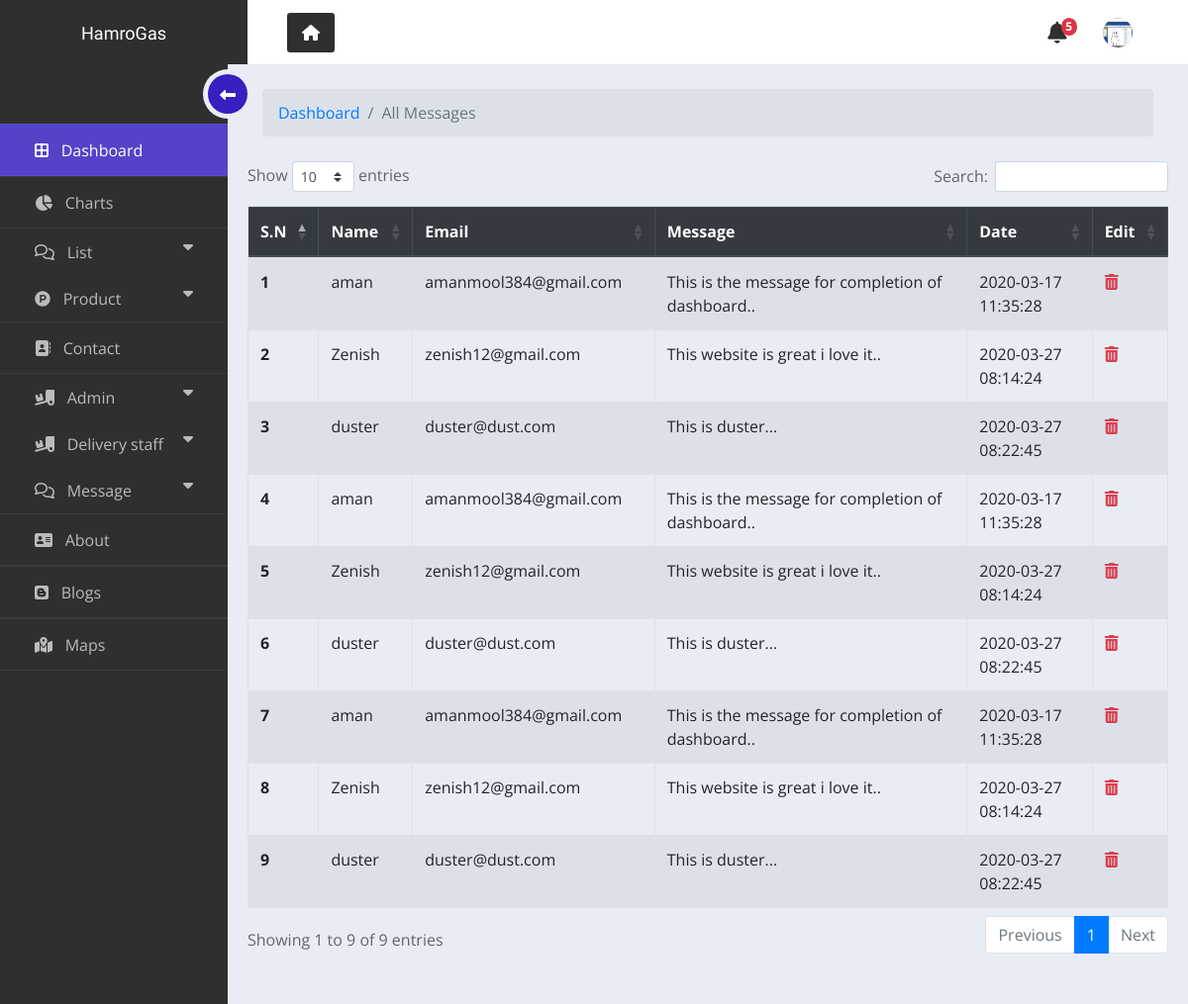
The page /HamroGas/php/admin/paginationtesting.php (signed in) on the database its author committed.
### tables this page shows
CREATE TABLE `message` (
  `id` int(11) NOT NULL,
  `name` varchar(255) NOT NULL,
  `email` varchar(80) NOT NULL,
  `message` varchar(255) NOT NULL,
  `status` int(2) NOT NULL DEFAULT 0,
  `cr_date` datetime NOT NULL
);

### HamroGas/php/admin/paginationtesting.php (the view, shortened to what this page needs)
<?php include("include/header.php"); ?>
  <div class="main_body">
    <div class="sidebar_menu">
          <div class="inner__sidebar_menu">
            <ul>
              <li >
                <a href="index.php" style="background: #5343c7; color: #fff;">
                  <span class="icon">
                    <i class="fas fa-border-all"></i></span>
                  <span class="list">Dashboard</span>
                </a>
              </li>
              <li>
                <a href="charts.php">
                  <span class="icon"><i class="fas fa-chart-pie"></i></span>
                  <span class="list">Charts</span>
                </a>
              </li>
                             <li>
                 <button class="dropdown-btn" >
                    <span class="icon"><i class="far fa-comments"></i></span>
                    <span class="list">List</span>
                    <span class="down"><i class="fa fa-caret-down"></i></span>
                  </button>
                     <li>
                 <button class="dropdown-btn" >
                    <span class="icon"><i class="fab fa-product-hunt"></i></span>
                    <span class="list">Product</span>
                    <span class="down"><i class="fa fa-caret-down"></i></span>
                  </button>
              </li>
              <li>
                <a href="#">
                  <span class="icon"><i class="fas fa-address-book"></i></span>
                  <span class="list">Contact</span>
                </a>
              </li>
               <li>
                 <button class="dropdown-btn" >
                    <span class="icon"><i class="fas fa-truck-loading"></i></span>
                    <span class="list">Admin</span>
                    <span class="down"><i class="fa fa-caret-down"></i></span>
                  </button>
              </li>
              <li>
                 <button class="dropdown-btn" >
                    <span class="icon"><i class="fas fa-truck-loading"></i></span>
                    <span class="list">Delivery staff</span>
                    <span class="down"><i class="fa fa-caret-down"></i></span>
                  </button>
              </li>
                   <li>
                 <button class="dropdown-btn" >
                    <span class="icon"><i class="far fa-comments"></i></span>
                    <span class="list">Message</span>
                    <span class="down"><i class="fa fa-caret-down"></i></span>
                  </button>
              </li>
              <li>
                <a href="about.php">
                  <span class="icon"><i class="fas fa-address-card"></i></span>
                  <span class="list">About</span>
                </a>
              </li>
              <li>
                <a href="#">
                  <span class="icon"><i class="fab fa-blogger"></i></span>
                  <span class="list">Blogs</span>
                </a>
              </li>
              <li>
                <a href="map.php">
                  <span class="icon"><i class="fas fa-map-marked-alt"></i></span>
                  <span class="list">Maps</span>
                </a>
              </li>
            </ul>
            <div class="hamburger">
              <div class="inner_hamburger">
                  <span class="arrow">
                      <i class="fas fa-long-arrow-alt-left"></i>
                  </span>
              </div>
          </div>
          </div>
      </div>
      <div class="container">
<nav aria-label="breadcrumb" style="margin-bottom: 25px;">
  <ol class="breadcrumb" style="background-color: #dce1e9;">
    <li class="breadcrumb-item"><a href="#">Dashboard</a></li>
    <li class="breadcrumb-item active" aria-current="page">All Messages</li>
  </ol>
</nav>
      <div class="row justify-content-center ">
      <table class="table table-bordered table-striped table-hover w-100">
        <thead class="thead-dark">
          <tr>
            <th scope="col">S.N</th>
            <th scope="col">Name</th>
            <th scope="col">Email</th>
            <th scope="col">Message</th>
            <th scope="col">Date</th>
            <th scope="col">Edit</th>
          </tr>
        </thead>
        <tbody>
          <?php
      $sn=1;
     $sql = mysqli_query($conn,"SELECT * FROM message");
     while($main_result = mysqli_fetch_assoc($sql))
     {
     ?>
          <tr>
            <th scope="row"><?php echo $sn++; ?></th>
            <td><?php echo $main_result['name']; ?></td>
            <td><?php echo $main_result['email']; ?></td>
            <td><?php echo $main_result['message']; ?></td>
            <td><?php echo $main_result['cr_date']; ?></td>
                <td><a onclick="confirm(<?php echo($main_result['id']);?>);" style="cursor: pointer; color:#dd3e4e;"><i class="fas fa-trash-alt"></i></a></td>
          </tr>
          <?php } ?>
        </tbody>
      </table>
    </div>
      </div>
  </div>
</div>
 <?= include("include/footer.php");?>
<link rel="stylesheet" type="text/css" href="https://cdn.datatables.net/1.10.20/css/dataTables.bootstrap4.min.css"/>

### HamroGas/php/admin/include/header.php (shortened to what this page needs)
<?php
include_once('connection.php');
if($conn){
  $uu=($_SESSION['username']);
  }
 ?>
<!DOCTYPE html>
<html lang="en">
<head>
    <link rel="stylesheet" href="https://stackpath.bootstrapcdn.com/bootstrap/4.4.1/css/bootstrap.min.css">
<link rel="stylesheet" href="css/style.css">
</head>
<body onload="fxn();">
<div class="wrappers">
  <div class="top_navbar" style="z-index: 1;">
    <div class="logo">
      <a href="#">HamroGas</a>
    </div>
    <div class="top_menu">
      <div class="home_link">
        <a href="../../../index.php">
          <span class="icon"><i class="fas fa-home"></i></span>
        </a>
      </div>
      <div class="right_info">
        <?php
        $sql = mysqli_query($conn,"SELECT * FROM message WHERE status = 0");
        $count = mysqli_num_rows($sql);
         ?>
         <div class="notify">
          <ul>
      <li class="dropdown">
        <a class="dropdown-toggle" href="#" id="navbarDropdown" role="button" data-toggle="dropdown" aria-haspopup="true" aria-expanded="false">
          <i class="fas fa-bell"></i> <span class="badge badge-danger" id="count"><?php echo $count; ?></span>
        </a>
      </li>
    </ul>
        </div>
      <div class="admin" >
      <ul>
      <li class="dropdown">
        <a class="nav-link dropdown-toggle" href="#" id="navbarDropdown" role="button" data-toggle="dropdown" aria-haspopup="true" aria-expanded="false">
          <?php
             $sql = "SELECT * FROM `admin` WHERE `username` ='$uu'";
             $result = mysqli_query($conn,$sql);
             $row = mysqli_fetch_assoc($result);
             ?>
          <img src="images/<?php echo($row['title']); ?>" style="height: 30px; width: 30px; border-radius: 50%;">
        </a>
      </li>
    </ul>
        </div>
      </div>
    </div>
  </div>

### HamroGas/php/admin/css/style.css (style rules this page uses)
* { margin: 0; padding: 0 ; list-style: none !important; font-family: 'Open Sans','Ubuntu', sans-serif; box-sizing: border-box !important; text-decoration: none; font-size: 16px; }
body { background: #e8edf5; width: 100%; height: 100%; color: #646468; }
.notify i.fas { animation: shakeCart 0.3s ease-in-out ; animation-delay: 0.5s; animation-iteration-count: 10; }
.wrappers .top_navbar { width: 100%; height: 65px; display: flex; position: fixed; background: #2f2f2f; top: 0; }
.wrappers .top_navbar .logo { width: 250px; height: 100%; background: #2f2f2f; border-bottom: 1px solid #2f2f2f; }
.wrappers .top_navbar .logo a { display: block; text-align: center; font-family: 'Montserrat Subrayada', sans-serif; font-size: 18px; color: #fff; padding: 20px 0; }
.wrappers .top_navbar .top_menu { width: calc(100% - 250px); height: 100%; background: #fff; padding: 0 40px ; display: flex; justify-content: space-between; align-items: center; }
.wrappers .top_navbar .top_menu .home_link a { display: block; background: #2f2f2f; color: #fff; padding: 8px 15px !important ; border-radius: 3px; }
.wrappers .top_navbar .right_info { display: flex; }
.main_body .sidebar_menu { position: fixed; top: 65px; left: 0; background: #2f2f2f; width: 230px; height: 100%; transition: all 0.3s linear; z-index: 1; }
.main_body .sidebar_menu .inner__sidebar_menu { position: relative; padding-top: 60px ; }
.main_body .sidebar_menu ul li a { color: #bbb; font-size: 18px; padding: 12px 35px ; display: block; white-space: nowrap; border-bottom: 1px solid rgba(255, 255, 255, 0.05); border-top: 1px solid rgba(255, 255, 255, 0.05); }
.main_body .sidebar_menu ul li a .icon { margin-right: 8px; }
.main_body .sidebar_menu ul li .dropdown-btn .icon { margin-right: 8px; }
.main_body .sidebar_menu ul li .dropdown-btn .down .fa-caret-down { padding: 0 !important; margin: 0; }
.main_body .sidebar_menu ul li a span { display: inline-block; }
.main_body .sidebar_menu .hamburger { position: absolute; top: 5px; right: -25px; width: 50px; height: 50px; background: #e8edf5; border-radius: 50%; cursor: pointer; }
.main_body .sidebar_menu .inner_hamburger, .main_body .sidebar_menu .hamburger .arrow { position: absolute; top: 50%; left: 50%; transform: translate(-50%,-50%); }
.main_body .sidebar_menu .inner_hamburger { width: 40px; border-radius: 50%; height: 40px; background: #3421C0; }
.main_body .sidebar_menu .hamburger .arrow { color: #fff; font-size: 20px; }
.main_body .container { max-width: calc(100% - 220px); margin-top: 65px; margin-left: 225px; padding: 25px 40px; transition: all 0.3s linear; }
.notify #count { border-radius: 50%; position: relative; top: -10px; left: -10px; }

### HamroGas/php/admin/include/header.php (style rules this page uses)
.wrappers a , span { text-decoration: none; list-style: none; }
.notify { margin-top:28px; }
.admin { margin-top:16px; }
.notify i , .admin i { font-size: 22px; color: #2f2f2f; }
.dropdown-toggle { color: #2f2f2f; }
.dropdown-toggle::after { display: none; }
.dropdown-btn { padding: 10px 35px ; text-decoration: none; list-style: none; font-size: 18px; color: #bbb; display: block; border: none; background: none; width: 100%; text-align: left; cursor: pointer; outline: none; }
.fa-caret-down { float: right; padding-right: 8px; margin-top: 6px; }

### rows shown on the page
message: name "aman", email "amanmool384@gmail.com", message "This is the message for completion of dashboard..", cr_date "2020-03-17 11:35:28"
message: name "Zenish", email "zenish12@gmail.com", message "This website is great i love it..", cr_date "2020-03-27 08:14:24"
message: name "duster", email "duster@dust.com", message "This is duster...", cr_date "2020-03-27 08:22:45"
message: name "aman", email "amanmool384@gmail.com", message "This is the message for completion of dashboard..", cr_date "2020-03-17 11:35:28"
message: name "Zenish", email "zenish12@gmail.com", message "This website is great i love it..", cr_date "2020-03-27 08:14:24"
message: name "duster", email "duster@dust.com", message "This is duster...", cr_date "2020-03-27 08:22:45"
message: name "aman", email "amanmool384@gmail.com", message "This is the message for completion of dashboard..", cr_date "2020-03-17 11:35:28"
message: name "Zenish", email "zenish12@gmail.com", message "This website is great i love it..", cr_date "2020-03-27 08:14:24"
message: name "duster", email "duster@dust.com", message "This is duster...", cr_date "2020-03-27 08:22:45"

### other values the page prints
$count "5"
